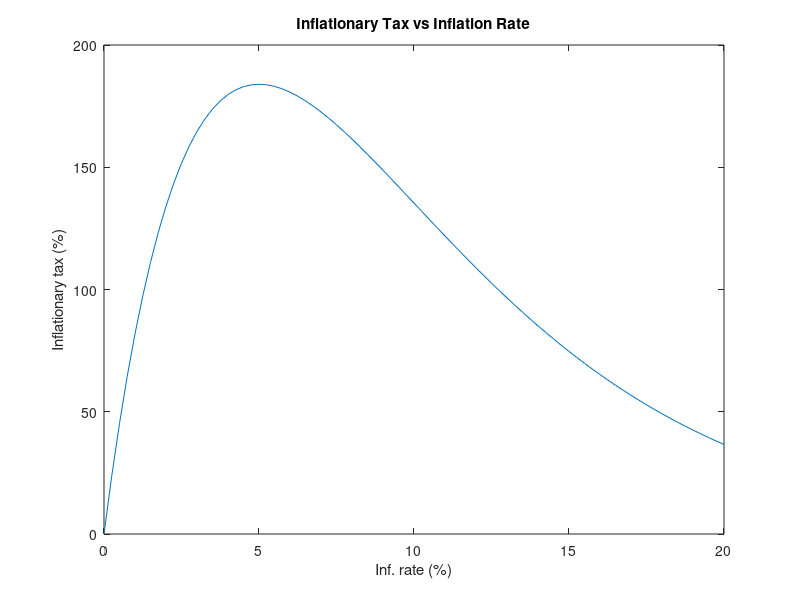

Write the MATLAB code that produced this figure.
% What funtion to  use ?
% fminbnd stands for "find minimum bounded." function is particularly useful when we have a univariate (single-variable) 
% function and we want to locate the minimum within a specified interval. 
% It iteratively narrows down the search interval to find the minimum value.
% 
%aditional comemnt: We could use fmincon if we use as a constarin
% 0<= M0 <=100, but this is a definition of an interval, so fminbnd seems more
%straigth forward.
%
% Define the inflation-affected money demand elasticity
alpha = 0.2;

% Define the function for the inflationary tax
I = @(x, M0) x * M0 * exp(-alpha * x);

% Define the initial amount of money
M0 = 100; % Initial amount between 0 and 100 euros

% Define the range of inflation rates
inflation_range = [0 100];

% Define the function to maximize (negative sign for minimization)
fun_to_minimize = @(x) -I(x, M0);

% Find the optimal inflation rate within the specified range
[optimal_inflation_rate, max_I] = fminbnd(fun_to_minimize, inflation_range(1), inflation_range(2));

% Display the optimal inflation rate and the maximum inflationary tax
fprintf('Optimal inflation rate: %.2f%% \n', optimal_inflation_rate);
fprintf('Maximum inflationary tax: %.2f%% \n', -max_I);


% Define the function for the inflationary tax
I = @(x) x .* M0 .* exp(-alpha * x); % Use .* for element-wise multiplication

% Generate x values
x_values = linspace(0, 20, 81);  % Sweep inside a reasonable  inflation rate

% Calculate corresponding I values
I_values = I(x_values);

% Plot I vs x
plot(x_values, I_values);
xlabel('Inf. rate (%)');
ylabel('Inflationary tax (%)');
title('Inflationary Tax vs Inflation Rate');